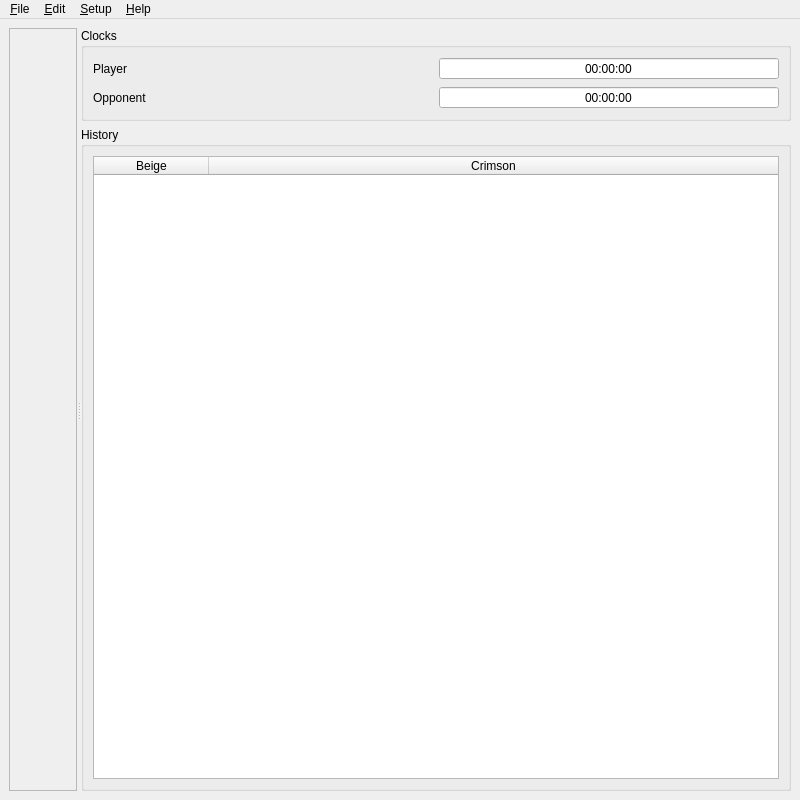
<?xml version="1.0" encoding="UTF-8"?>
<ui version="4.0">
 <class>qtchess_mainwindow</class>
 <widget class="QMainWindow" name="qtchess_mainwindow">
  <property name="geometry">
   <rect>
    <x>0</x>
    <y>0</y>
    <width>800</width>
    <height>800</height>
   </rect>
  </property>
  <property name="windowTitle">
   <string>QtChess</string>
  </property>
  <property name="windowIcon">
   <iconset resource="../Images/images.qrc">
    <normaloff>:/chess.png</normaloff>:/chess.png</iconset>
  </property>
  <widget class="QWidget" name="centralwidget">
   <layout class="QVBoxLayout" name="verticalLayout">
    <item>
     <widget class="QSplitter" name="splitter">
      <property name="orientation">
       <enum>Qt::Orientation::Horizontal</enum>
      </property>
      <widget class="QFrame" name="frame">
       <property name="frameShape">
        <enum>QFrame::Shape::StyledPanel</enum>
       </property>
       <property name="frameShadow">
        <enum>QFrame::Shadow::Raised</enum>
       </property>
       <layout class="QVBoxLayout" name="_3">
        <item>
         <widget class="QLabel" name="side">
          <property name="font">
           <font>
            <bold>true</bold>
           </font>
          </property>
          <property name="alignment">
           <set>Qt::AlignmentFlag::AlignCenter</set>
          </property>
         </widget>
        </item>
        <item>
         <widget class="QFrame" name="board_frame"/>
        </item>
       </layout>
      </widget>
      <widget class="QWidget" name="layoutWidget">
       <layout class="QVBoxLayout" name="_2">
        <item>
         <widget class="QGroupBox" name="groupBox">
          <property name="title">
           <string>Clocks</string>
          </property>
          <layout class="QGridLayout" name="_4">
           <item row="0" column="0">
            <widget class="QLabel" name="label">
             <property name="text">
              <string>Player</string>
             </property>
            </widget>
           </item>
           <item row="0" column="1">
            <widget class="QTimeEdit" name="player_clock">
             <property name="alignment">
              <set>Qt::AlignmentFlag::AlignCenter</set>
             </property>
             <property name="readOnly">
              <bool>true</bool>
             </property>
             <property name="buttonSymbols">
              <enum>QAbstractSpinBox::ButtonSymbols::NoButtons</enum>
             </property>
             <property name="displayFormat">
              <string>hh:mm:ss</string>
             </property>
            </widget>
           </item>
           <item row="1" column="0">
            <widget class="QLabel" name="label_2">
             <property name="text">
              <string>Opponent</string>
             </property>
            </widget>
           </item>
           <item row="1" column="1">
            <widget class="QTimeEdit" name="opponent_clock">
             <property name="alignment">
              <set>Qt::AlignmentFlag::AlignCenter</set>
             </property>
             <property name="readOnly">
              <bool>true</bool>
             </property>
             <property name="buttonSymbols">
              <enum>QAbstractSpinBox::ButtonSymbols::NoButtons</enum>
             </property>
             <property name="displayFormat">
              <string>hh:mm:ss</string>
             </property>
            </widget>
           </item>
          </layout>
         </widget>
        </item>
        <item>
         <widget class="QGroupBox" name="groupBox_2">
          <property name="title">
           <string>History</string>
          </property>
          <layout class="QVBoxLayout" name="_5">
           <item>
            <widget class="QTableWidget" name="history">
             <property name="alternatingRowColors">
              <bool>true</bool>
             </property>
             <property name="selectionMode">
              <enum>QAbstractItemView::SelectionMode::SingleSelection</enum>
             </property>
             <property name="selectionBehavior">
              <enum>QAbstractItemView::SelectionBehavior::SelectRows</enum>
             </property>
             <property name="verticalScrollMode">
              <enum>QAbstractItemView::ScrollMode::ScrollPerPixel</enum>
             </property>
             <property name="horizontalScrollMode">
              <enum>QAbstractItemView::ScrollMode::ScrollPerPixel</enum>
             </property>
             <property name="cornerButtonEnabled">
              <bool>false</bool>
             </property>
             <property name="columnCount">
              <number>2</number>
             </property>
             <attribute name="horizontalHeaderMinimumSectionSize">
              <number>115</number>
             </attribute>
             <attribute name="horizontalHeaderStretchLastSection">
              <bool>true</bool>
             </attribute>
             <attribute name="verticalHeaderVisible">
              <bool>false</bool>
             </attribute>
             <column>
              <property name="text">
               <string>Beige</string>
              </property>
             </column>
             <column>
              <property name="text">
               <string>Crimson</string>
              </property>
             </column>
            </widget>
           </item>
          </layout>
         </widget>
        </item>
       </layout>
      </widget>
     </widget>
    </item>
   </layout>
  </widget>
  <widget class="QMenuBar" name="menubar">
   <property name="geometry">
    <rect>
     <x>0</x>
     <y>0</y>
     <width>800</width>
     <height>30</height>
    </rect>
   </property>
   <widget class="QMenu" name="menu_File">
    <property name="title">
     <string>&amp;File</string>
    </property>
    <addaction name="action_New_GNUChess_Game"/>
    <addaction name="action_New_Game"/>
    <addaction name="separator"/>
    <addaction name="action_Quit_GNUChess_Game"/>
    <addaction name="separator"/>
    <addaction name="action_Quit"/>
   </widget>
   <widget class="QMenu" name="menu_Setup">
    <property name="title">
     <string>&amp;Setup</string>
    </property>
    <addaction name="action_Configuration"/>
   </widget>
   <widget class="QMenu" name="menu_Help">
    <property name="windowTitle">
     <string>QtChess</string>
    </property>
    <property name="title">
     <string>&amp;Help</string>
    </property>
    <addaction name="action_About"/>
    <addaction name="separator"/>
    <addaction name="action_Help"/>
   </widget>
   <widget class="QMenu" name="menu_Edit">
    <property name="title">
     <string>&amp;Edit</string>
    </property>
    <addaction name="action_Undo_GNUChess_Move"/>
   </widget>
   <addaction name="menu_File"/>
   <addaction name="menu_Edit"/>
   <addaction name="menu_Setup"/>
   <addaction name="menu_Help"/>
  </widget>
  <action name="action_New_Game">
   <property name="text">
    <string>&amp;New Network Game</string>
   </property>
   <property name="shortcut">
    <string>Ctrl+N</string>
   </property>
  </action>
  <action name="action_Quit">
   <property name="text">
    <string>&amp;Quit</string>
   </property>
   <property name="shortcut">
    <string>Ctrl+Q</string>
   </property>
  </action>
  <action name="action_Configuration">
   <property name="text">
    <string>&amp;Configuration...</string>
   </property>
   <property name="shortcut">
    <string>Ctrl+C</string>
   </property>
  </action>
  <action name="action_About">
   <property name="text">
    <string>&amp;About...</string>
   </property>
  </action>
  <action name="action_Help">
   <property name="text">
    <string>&amp;Help...</string>
   </property>
  </action>
  <action name="action_New_GNUChess_Game">
   <property name="text">
    <string>New GNUChess Game</string>
   </property>
   <property name="shortcut">
    <string>Ctrl+G</string>
   </property>
  </action>
  <action name="action_Quit_GNUChess_Game">
   <property name="text">
    <string>Quit GNUChess Game</string>
   </property>
  </action>
  <action name="action_Undo_GNUChess_Move">
   <property name="text">
    <string>Undo GNUChess Move</string>
   </property>
   <property name="shortcut">
    <string>Ctrl+Z</string>
   </property>
  </action>
 </widget>
 <tabstops>
  <tabstop>player_clock</tabstop>
  <tabstop>opponent_clock</tabstop>
 </tabstops>
 <resources>
  <include location="../Images/images.qrc"/>
 </resources>
 <connections/>
</ui>
